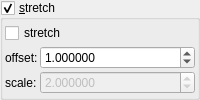
    <widget class="MyGroupBox" name="groupCheck_transf_function_enabledAy">
     <property name="toolTip">
      <string/>
     </property>
     <property name="title">
      <string>&amp;stretch</string>
     </property>
     <property name="checkable">
      <bool>true</bool>
     </property>
     <layout class="QVBoxLayout" name="verticalLayout_55">
      <property name="spacing">
       <number>2</number>
      </property>
      <property name="leftMargin">
       <number>2</number>
      </property>
      <property name="topMargin">
       <number>2</number>
      </property>
      <property name="rightMargin">
       <number>2</number>
      </property>
      <property name="bottomMargin">
       <number>2</number>
      </property>
      <item>
       <widget class="MyCheckBox" name="checkBox_transf_function_enabledAy_false">
        <property name="text">
         <string>stretch</string>
        </property>
       </widget>
      </item>
      <item>
       <layout class="QGridLayout" name="gridLayout_27" columnstretch="0,1">
        <property name="spacing">
         <number>2</number>
        </property>
        <item row="0" column="1">
         <widget class="MyDoubleSpinBox" name="spinbox_transf_offset_1">
          <property name="sizePolicy">
           <sizepolicy hsizetype="Minimum" vsizetype="Maximum">
            <horstretch>0</horstretch>
            <verstretch>0</verstretch>
           </sizepolicy>
          </property>
          <property name="prefix">
           <string/>
          </property>
          <property name="suffix">
           <string/>
          </property>
          <property name="decimals">
           <number>6</number>
          </property>
          <property name="minimum">
           <double>-99.998999999999995</double>
          </property>
          <property name="maximum">
           <double>99.998999999999995</double>
          </property>
          <property name="singleStep">
           <double>0.100000000000000</double>
          </property>
          <property name="value">
           <double>1.000000000000000</double>
          </property>
         </widget>
        </item>
        <item row="0" column="0">
         <widget class="QLabel" name="label_45">
          <property name="text">
           <string notr="true">offset:</string>
          </property>
         </widget>
        </item>
        <item row="1" column="1">
         <widget class="MyDoubleSpinBox" name="spinbox_transf_scaleA_2">
          <property name="enabled">
           <bool>false</bool>
          </property>
          <property name="sizePolicy">
           <sizepolicy hsizetype="Minimum" vsizetype="Maximum">
            <horstretch>0</horstretch>
            <verstretch>0</verstretch>
           </sizepolicy>
          </property>
          <property name="prefix">
           <string/>
          </property>
          <property name="suffix">
           <string/>
          </property>
          <property name="decimals">
           <number>6</number>
          </property>
          <property name="minimum">
           <double>0.000000000000000</double>
          </property>
          <property name="maximum">
           <double>999.999000000000024</double>
          </property>
          <property name="singleStep">
           <double>0.100000000000000</double>
          </property>
          <property name="value">
           <double>2.000000000000000</double>
          </property>
         </widget>
        </item>
        <item row="1" column="0">
         <widget class="QLabel" name="label_44">
          <property name="text">
           <string notr="true">scale:</string>
          </property>
         </widget>
        </item>
       </layout>
      </item>
     </layout>
    </widget>
